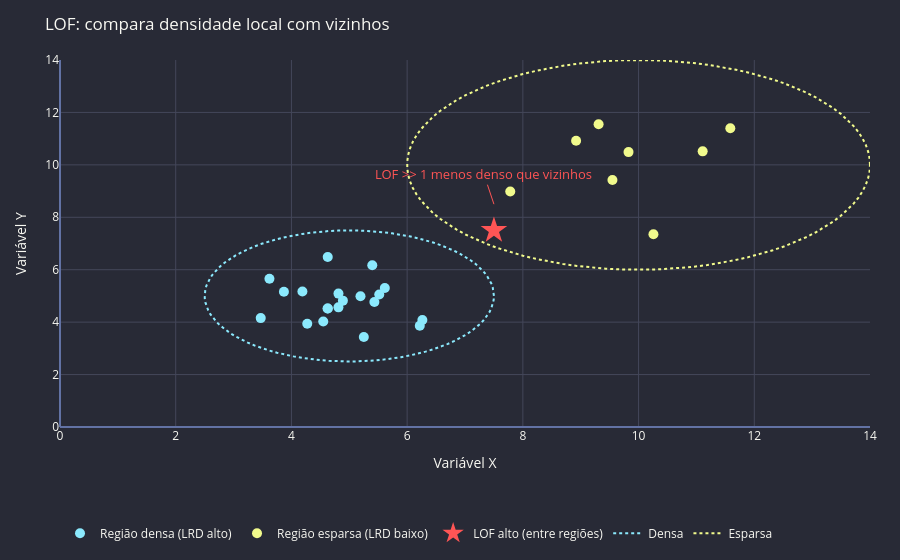

The cell this chart's notebook holds for it:
### Markdown cell above
## 6. LOF: Comparação de Densidade Local

Mostra como o LOF compara a densidade do ponto com a dos vizinhos.

### Code cell
fig_lof_density = go.Figure()

# Região densa
fig_lof_density.add_trace(go.Scatter(
    x=dense_x, y=dense_y, mode='markers', name='Região densa (LRD alto)',
    marker=dict(color=DRACULA['cyan'], size=10),
))

# Região esparsa
fig_lof_density.add_trace(go.Scatter(
    x=sparse_x, y=sparse_y, mode='markers', name='Região esparsa (LRD baixo)',
    marker=dict(color=DRACULA['yellow'], size=10),
))

# Ponto anômalo entre regiões
fig_lof_density.add_trace(go.Scatter(
    x=[7.5], y=[7.5], mode='markers', name='LOF alto (entre regiões)',
    marker=dict(color=DRACULA['red'], size=20, symbol='star'),
))

# Círculos de densidade
for cx, cy, r, color, label in [(5, 5, 2.5, DRACULA['cyan'], 'Densa'), (10, 10, 4, DRACULA['yellow'], 'Esparsa')]:
    theta = np.linspace(0, 2*np.pi, 100)
    fig_lof_density.add_trace(go.Scatter(
        x=cx + r*np.cos(theta), y=cy + r*np.sin(theta),
        mode='lines', name=f'{label}',
        line=dict(color=color, width=2, dash='dot'),
    ))

fig_lof_density.add_annotation(x=7.5, y=8.5, text='LOF >> 1\nmenos denso\nque vizinhos',
                               showarrow=True, arrowcolor=DRACULA['red'], font=dict(color=DRACULA['red'], size=13))

fig_lof_density.update_xaxes(title="Variável X", range=[0, 14])
fig_lof_density.update_yaxes(title="Variável Y", range=[0, 14])
fig_lof_density = apply_dracula(fig_lof_density, "LOF: compara densidade local com vizinhos")
fig_lof_density.show()

### Figure 1 — Plotly figure (JSON) as saved in the notebook; plotly's stock layout.template omitted (floating-point values rounded to 4 significant figures)
{"data": [{"marker": {"color": "#8be9fd", "size": 10}, "mode": "markers", "name": "Região densa (LRD alto)", "type": "scatter", "x": [5.397, 4.889, 5.518, 6.218, 4.813, 4.813, 6.263, 5.614, 4.624, 5.434, 4.629, 4.627, 5.194, 3.469, 3.62, 4.55, 4.19, 5.251, 4.274, 3.87], "y": [6.173, 4.819, 5.054, 3.86, 4.564, 5.089, 4.079, 5.301, 4.519, 4.767, 4.519, 6.482, 4.989, 4.154, 5.658, 4.023, 5.167, 3.432, 3.937, 5.157]}, {"marker": {"color": "#f1fa8c", "size": 10}, "mode": "markers", "name": "Região esparsa (LRD baixo)", "type": "scatter", "x": [11.11, 10.26, 9.827, 9.548, 7.782, 8.92, 9.309, 11.59], "y": [10.52, 7.355, 10.49, 9.422, 8.985, 10.92, 11.55, 11.4]}, {"marker": {"color": "#ff5555", "size": 20, "symbol": "star"}, "mode": "markers", "name": "LOF alto (entre regiões)", "type": "scatter", "x": [7.5], "y": [7.5]}, {"line": {"color": "#8be9fd", "dash": "dot", "width": 2}, "mode": "lines", "name": "Densa", "type": "scatter", "x": [7.5, 7.495, 7.48, 7.455, 7.42, 7.375, 7.321, 7.257, 7.185, 7.103, 7.013, 6.915, 6.809, 6.696, 6.576, 6.45, 6.318, 6.181, 6.039, 5.892, 5.742, 5.589, 5.434, 5.277, 5.119, 4.96, 4.802, 4.644, 4.488, 4.334, 4.182, 4.034, 3.89, 3.75, 3.615, 3.486, 3.363, 3.246, 3.137, 3.035, 2.941, 2.855, 2.778, 2.71, 2.651, 2.601, 2.561, 2.531, 2.511, 2.501, 2.501, 2.511, 2.531, 2.561, 2.601, 2.651, 2.71, 2.778, 2.855, 2.941, 3.035, 3.137, 3.246, 3.363, 3.486, 3.615, 3.75, 3.89, 4.034, 4.182, 4.334, 4.488, 4.644, 4.802, 4.96, 5.119, 5.277, 5.434, 5.589, 5.742, 5.892, 6.039, 6.181, 6.318, 6.45, 6.576, 6.696, 6.809, 6.915, 7.013, 7.103, 7.185, 7.257, 7.321, 7.375, 7.42, 7.455, 7.48, 7.495, 7.5], "y": [5.0, 5.159, 5.316, 5.473, 5.628, 5.78, 5.929, 6.074, 6.215, 6.352, 6.482, 6.607, 6.725, 6.836, 6.94, 7.036, 7.124, 7.204, 7.274, 7.335, 7.387, 7.43, 7.462, 7.485, 7.497, 7.5, 7.492, 7.475, 7.447, 7.41, 7.363, 7.306, 7.24, 7.165, 7.081, 6.989, 6.889, 6.782, 6.667, 6.545, 6.418, 6.284, 6.146, 6.002, 5.855, 5.704, 5.551, 5.395, 5.238, 5.079, 4.921, 4.762, 4.605, 4.449, 4.296, 4.145, 3.998, 3.854, 3.716, 3.582, 3.455, 3.333, 3.218, 3.111, 3.011, 2.919, 2.835, 2.76, 2.694, 2.637, 2.59, 2.553, 2.525, 2.508, 2.5, 2.503, 2.515, 2.538, 2.57, 2.613, 2.665, 2.726, 2.796, 2.876, 2.964, 3.06, 3.164, 3.275, 3.393, 3.518, 3.648, 3.785, 3.926, 4.071, 4.22, 4.372, 4.527, 4.684, 4.841, 5.0]}, {"line": {"color": "#f1fa8c", "dash": "dot", "width": 2}, "mode": "lines", "name": "Esparsa", "type": "scatter", "x": [14.0, 13.99, 13.97, 13.93, 13.87, 13.8, 13.71, 13.61, 13.5, 13.37, 13.22, 13.06, 12.89, 12.71, 12.52, 12.32, 12.11, 11.89, 11.66, 11.43, 11.19, 10.94, 10.69, 10.44, 10.19, 9.937, 9.683, 9.431, 9.181, 8.934, 8.692, 8.455, 8.224, 8.0, 7.784, 7.578, 7.381, 7.194, 7.019, 6.856, 6.705, 6.568, 6.445, 6.336, 6.241, 6.162, 6.098, 6.05, 6.018, 6.002, 6.002, 6.018, 6.05, 6.098, 6.162, 6.241, 6.336, 6.445, 6.568, 6.705, 6.856, 7.019, 7.194, 7.381, 7.578, 7.784, 8.0, 8.224, 8.455, 8.692, 8.934, 9.181, 9.431, 9.683, 9.937, 10.19, 10.44, 10.69, 10.94, 11.19, 11.43, 11.66, 11.89, 12.11, 12.32, 12.52, 12.71, 12.89, 13.06, 13.22, 13.37, 13.5, 13.61, 13.71, 13.8, 13.87, 13.93, 13.97, 13.99, 14.0], "y": [10.0, 10.25, 10.51, 10.76, 11.0, 11.25, 11.49, 11.72, 11.94, 12.16, 12.37, 12.57, 12.76, 12.94, 13.1, 13.26, 13.4, 13.53, 13.64, 13.74, 13.82, 13.89, 13.94, 13.98, 14.0, 14.0, 13.99, 13.96, 13.92, 13.86, 13.78, 13.69, 13.58, 13.46, 13.33, 13.18, 13.02, 12.85, 12.67, 12.47, 12.27, 12.05, 11.83, 11.6, 11.37, 11.13, 10.88, 10.63, 10.38, 10.13, 9.873, 9.62, 9.368, 9.119, 8.873, 8.632, 8.396, 8.167, 7.945, 7.732, 7.527, 7.333, 7.149, 6.977, 6.817, 6.67, 6.536, 6.416, 6.311, 6.22, 6.145, 6.085, 6.041, 6.013, 6.001, 6.005, 6.025, 6.061, 6.113, 6.18, 6.263, 6.361, 6.474, 6.601, 6.742, 6.895, 7.062, 7.24, 7.429, 7.628, 7.837, 8.055, 8.281, 8.513, 8.752, 8.995, 9.243, 9.494, 9.746, 10.0]}], "layout": {"annotations": [{"arrowcolor": "#ff5555", "font": {"color": "#ff5555", "size": 13}, "showarrow": true, "text": "LOF >> 1\nmenos denso\nque vizinhos", "x": 7.5, "y": 8.5}], "font": {"color": "#f8f8f2"}, "legend": {"orientation": "h", "y": -0.25}, "margin": {"b": 55, "l": 60, "r": 30, "t": 60}, "paper_bgcolor": "#282a36", "plot_bgcolor": "#282a36", "showlegend": true, "title": {"text": "LOF: compara densidade local com vizinhos"}, "xaxis": {"gridcolor": "#44475a", "range": [0, 14], "title": {"text": "Variável X"}, "zerolinecolor": "#6272a4"}, "yaxis": {"gridcolor": "#44475a", "range": [0, 14], "title": {"text": "Variável Y"}, "zerolinecolor": "#6272a4"}}}
